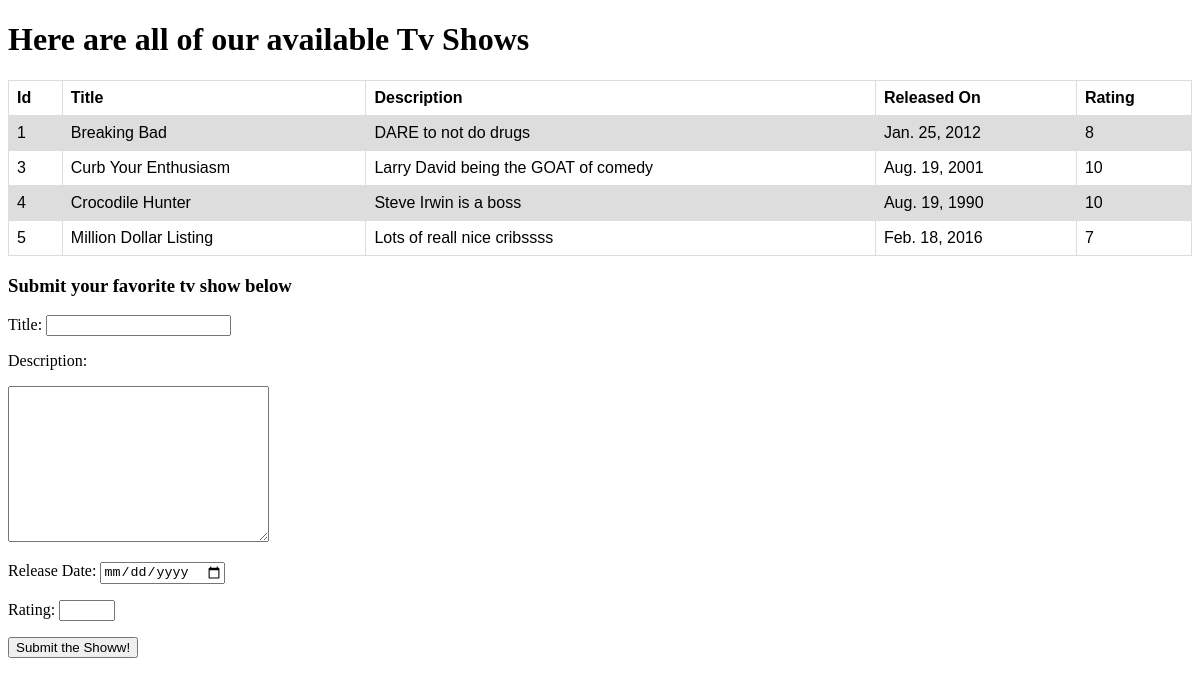
The page / on the database its author committed.
### tvApp/models.py (models this page shows)
class TvShow(models.Model):
    title = models.CharField(max_length = 255)
    duration = models.IntegerField(null = True)
    description = models.TextField()
    release_date = models.DateField()
    rating = models.IntegerField(null=True)
    created_at = models.DateTimeField(auto_now_add=True, null=True)
    updated_at = models.DateTimeField(auto_now=True, null=True)

### tvApp/views.py (the view)
# urls.py: path("", views.index),
def index(request):
    context = {
        'allshows': TvShow.objects.all() #<QuerySet [<TvShow: TvShow object (1)>, <TvShow: TvShow object (3)>, <TvShow: TvShow object (4)>]>
    }
    return render(request, "shows.html", context)

### tvApp/templates/shows.html (shortened to what this page needs)
<!DOCTYPE html>
<html lang="en">
<head>
</head>
<body>
    <h1>Here are all of our available Tv Shows</h1>
    <table>
        <tr>
          <th>Id</th>
          <th>Title</th>
          <th>Description</th>
          <th>Released On</th>
          <th>Rating</th>
        </tr>
        {% for show in allshows %}
        <tr>
          <td>{{show.id}}</td>
          <td>{{show.title}}</td>
          <td>{{show.description}}</td>
          <td>{{show.release_date}}</td>
          <td>{{show.rating}}</td>
        </tr>
        {% endfor %}
      </table>
      <h3>Submit your favorite tv show below</h3>
      <form action="/submitShow" method="post">
        <p>Title: <input type="text" name="title" id=""></p>
        <p>Description:</p>
        <p><textarea name="desc" id="" cols="30" rows="10"></textarea></p>
        <p>Release Date: <input type="date" name="rd" id=""></p>
        <p>Rating: <input type="number" name="rating" id="" min="1" max="10"></p>
        <p><input type="submit" value="Submit the Showw!"></p>
      </form>
</body>
</html>

### tvApp/templates/shows.html (style rules this page uses)
table { font-family: arial, sans-serif; border-collapse: collapse; width: 100%; }
td, th { border: 1px solid #dddddd; text-align: left; padding: 8px; }
tr:nth-child(even) { background-color: #dddddd; }

### rows shown on the page
TvShow: id "1", title "Breaking Bad", description "DARE to not do drugs", release_date "Jan. 25, 2012", rating "8"
TvShow: id "3", title "Curb Your Enthusiasm", description "Larry David being the GOAT of comedy", release_date "Aug. 19, 2001", rating "10"
TvShow: id "4", title "Crocodile Hunter", description "Steve Irwin is a boss", release_date "Aug. 19, 1990", rating "10"
TvShow: id "5", title "Million Dollar Listing", description "Lots of reall nice cribssss", release_date "Feb. 18, 2016", rating "7"
